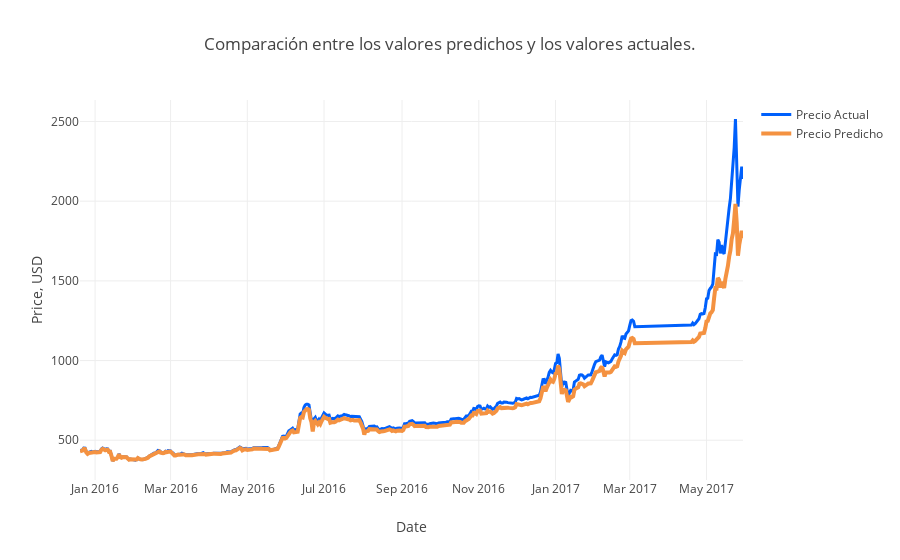

Notebook source saved alongside this figure:
### Code cell
Test_Dates = Daily_Price[ntrain:].index

trace1 = go.Scatter(x=Test_Dates, y=Y_test2_inverse, name= 'Precio Actual',
                   line = dict(color = ('rgb(0, 96, 252)'),width = 3))
trace2 = go.Scatter(x=Test_Dates, y=prediction2_inverse, name= 'Precio Predicho',
                   line = dict(color = ('rgb(244, 146, 65)'),width = 4))
data = [trace1, trace2]
layout = dict(title = 'Comparación entre los valores predichos y los valores actuales.',
             xaxis = dict(title = 'Date'), yaxis = dict(title = 'Price, USD'))
fig = dict(data=data, layout=layout)
py.iplot(fig, filename='results_demonstrating1')

### Figure 1 — Plotly figure (JSON) as saved in the notebook; plotly's stock layout.template omitted (floating-point values rounded to 4 significant figures; data arrays with more than 128 entries replaced by an {"elided": "..."} marker saying what was removed)
{"data": [{"line": {"color": "rgb(0, 96, 252)", "width": 3}, "name": "Precio Actual", "type": "scatter", "x": {"elided": "480 str values"}, "y": {"elided": "479 float values"}}, {"line": {"color": "rgb(244, 146, 65)", "width": 4}, "name": "Precio Predicho", "type": "scatter", "x": {"elided": "480 str values"}, "y": {"elided": "479 float values"}}], "layout": {"title": "Comparación entre los valores predichos y los valores actuales.", "xaxis": {"title": "Date"}, "yaxis": {"title": "Price, USD"}}}
